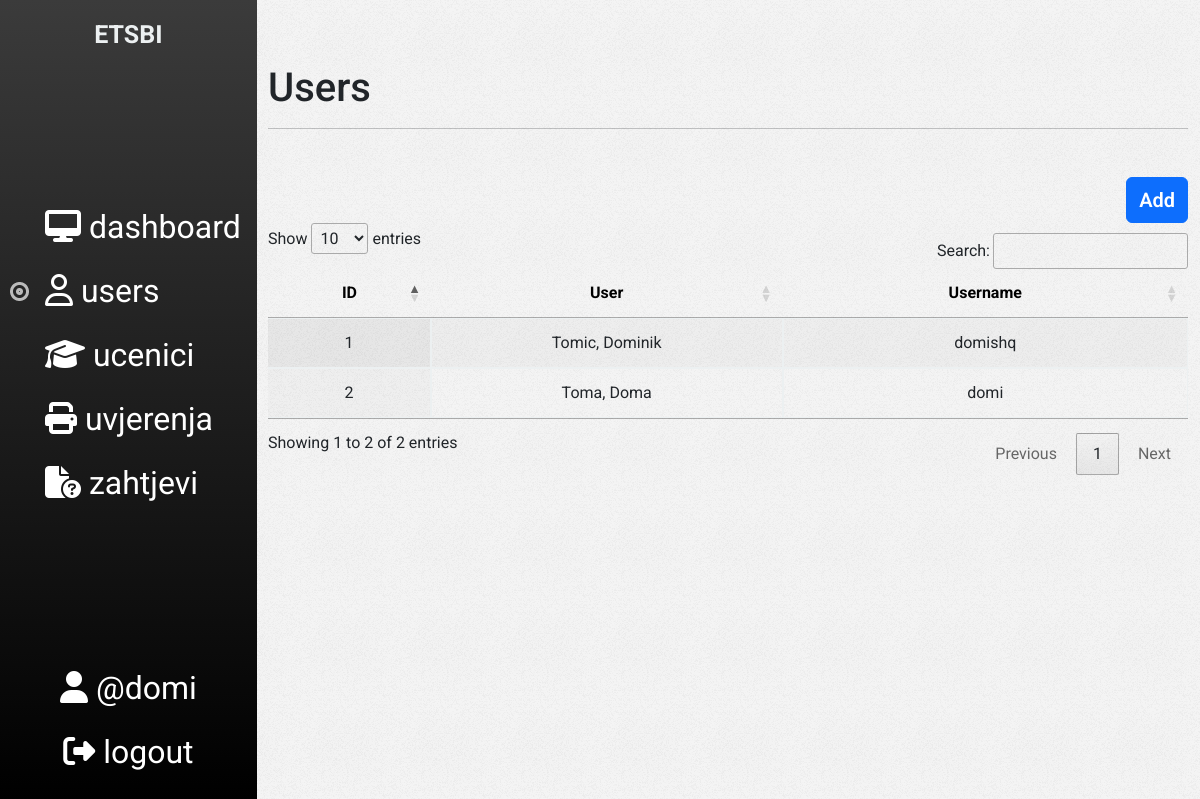
The page /users.php (signed in) on the database its author committed.
### tables this page shows
CREATE TABLE `users` (
  `user_id` int(11) NOT NULL,
  `name` varchar(20) NOT NULL,
  `surname` varchar(20) NOT NULL,
  `username` varchar(20) NOT NULL,
  `password` varchar(255) NOT NULL
);

### api/user.php (called while the page is built, shortened)
<?php
require 'database.php';
function getAllUsers()
{
    global $conn;
    $sql = "SELECT * FROM users";
    $result = $conn->query($sql);
    if ($result->num_rows > 0) {
        $users = array();
        while ($row = $result->fetch_assoc()) {
            $users[] = $row;
        }
        return $users;
    } else {
        return array();
    }
}
?>

### components/userTable.php (the view, shortened to what this page needs)
<?php
require('api/user.php');
$users = getAllUsers();
?>
<table id="myTable" class="display">
    <thead>
        <tr>
            <th>ID</th>
            <th>User</th>
            <th>Username</th>
        </tr>
    </thead>
    <tbody>
        <?php
        if ($users) {
            foreach ($users as $id => $user) {
        ?>
                <tr class="clickable-row" data-href="editUser.php?id=<?php echo $user['user_id'] ?>">
                    <td><?php echo $id + 1 ?></td>
                    <td><?php echo $user['surname'] . ', ' . $user['name'] ?></td>
                    <td><?php echo $user['username'] ?></td>
                </tr>
        <?php
            }
        }
        ?>
    </tbody>
</table>

### includes/css/style.css (style rules this page uses)
body { font-family: 'Roboto', sans-serif!important; }
table { border-spacing: 12px; }

### includes/css/sidebar.css (style rules this page uses)
html, body { height: 100%; }

### includes/css/dataTable.css (style rules this page uses)
#myTable thead th { color: #000; padding: 12px; text-align: center; }
#myTable tbody td { padding: 12px; border: 1px solid #ecf0f1; text-align: center; }
#myTable tbody { border-collapse: separate; border-spacing: 12px; }
#myTable tbody td:first-child { border-left: none; }

### rows shown on the page
users: surname "Tomic", name "Dominik", username "domishq"
users: surname "Toma", name "Doma", username "domi"

### other values the page prints
$_SESSION['username'] "domi"
